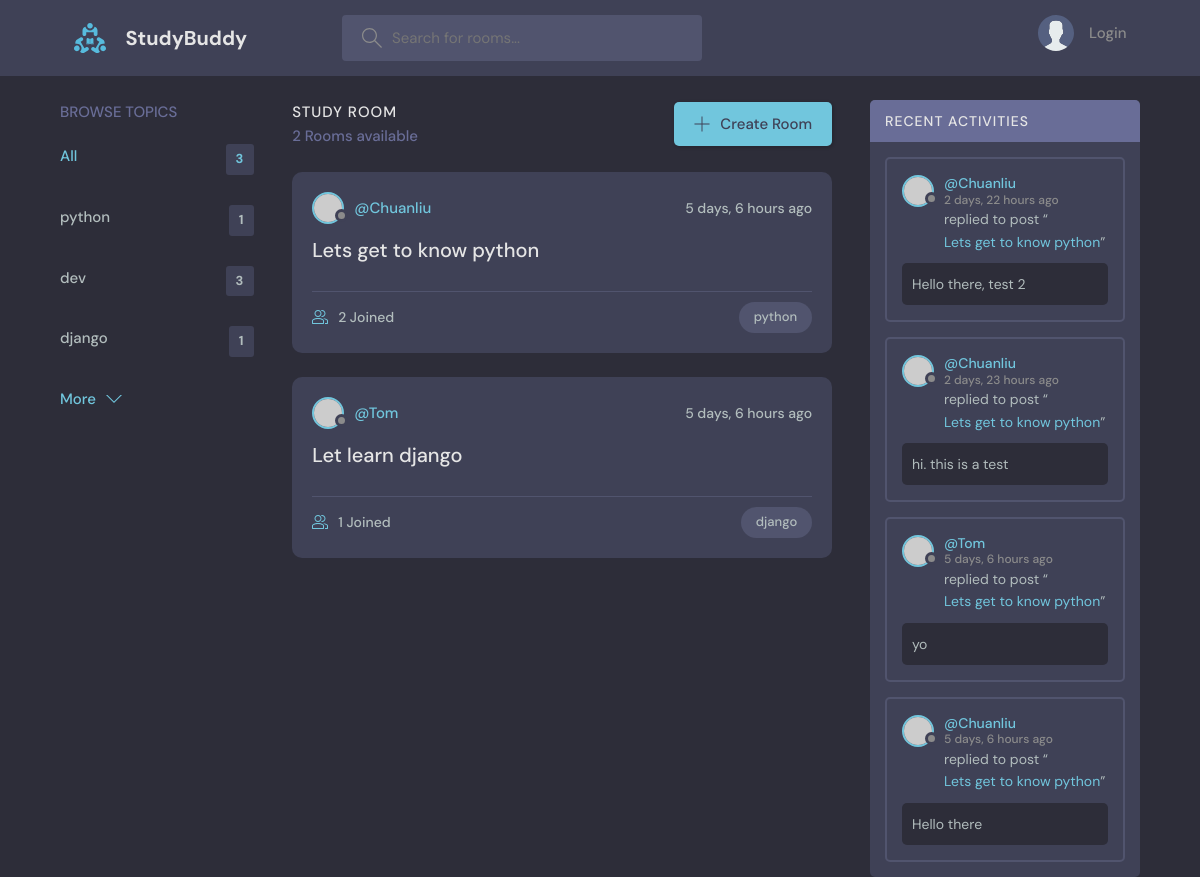
The page /?q=python on the database its author committed.
### base/models.py (models this page shows, shortened)
class Topic(models.Model):
    name = models.CharField(max_length = 200)

class Room(models.Model):
    host = models.ForeignKey(User, on_delete=models.SET_NULL, null=True)
    topic = models.ForeignKey(Topic, on_delete=models.SET_NULL, null=True)
    name = models.CharField(max_length=200)
    description = models.TextField(null=True, blank=True)
    participants = models.ManyToManyField(User, related_name='paticapants',blank=True)
    updated = models.DateTimeField(auto_now=True) #auto_now updtae everytime
    created = models.DateTimeField(auto_now_add=True) #auto_now_add only create timestamp first creat
    class Meta:
        ordering = ['-updated','-created']
    def __str__ (self):
        return self.name

class Message(models.Model):
    user = models.ForeignKey(User, on_delete=models.CASCADE)
    room = models.ForeignKey(Room, on_delete=models.CASCADE)
    body = models.TextField()
    updated = models.DateTimeField(auto_now=True) #auto_now updtae everytime
    created = models.DateTimeField(auto_now_add=True) #auto_now_add only create timestamp first creat
    class Meta:
         ordering = ['-updated', '-created']
    def __str__(self) -> str:
        return self.body

### base/views.py (the view)
# urls.py: path('', views.home, name="home"),
def home(request):
    if request.GET.get('q')!=None:
        q = request.GET.get('q')
    else: q = ''
    rooms = Room.objects.filter(
        Q(topic__name__icontains = q)|
        Q(name__icontains = q)|
        Q(description__icontains = q)
        )
    topics = Topic.objects.all()
    room_count = rooms.count()
    showMessages = Message.objects.filter(
        Q(room__topic__name__icontains = q)
    )
    context = {'rooms': rooms, 'topics':topics, 'room_count':room_count, 'showMessages':showMessages}
    return render(request, 'base/home.html', context)

### base/templates/base/home.html (shortened to what this page needs)
{% extends 'main.html' %}
    {% block content %}
    <main class="layout layout--3">
      <div class="container">
        {% include 'base/topic_component.html' %}
        <div class="roomList">
          <div class="roomList__header">
            <div>
              <h2>Study Room</h2>
              <p>{{room_count}} Rooms available</p>
            </div>
            <a class="btn btn--main" href="create-room.html">
              <svg version="1.1" xmlns="http://www.w3.org/2000/svg" width="32" height="32" viewBox="0 0 32 32">
                <title>add</title>
                <path
                  d="M16.943 0.943h-1.885v14.115h-14.115v1.885h14.115v14.115h1.885v-14.115h14.115v-1.885h-14.115v-14.115z"
                ></path>
              </svg>
              Create Room
            </a>
          </div>
          {% include 'base/feed_component.html' %}
        </div>
        {% include 'base/activity_component.html' %}
      </div>
    </main>
    {% endblock content %}

### base/templates/base/topic_component.html
<div class="topics">
    <div class="topics__header">
      <h2>Browse Topics</h2>
    </div>
    <ul class="topics__list">
      <li>
        <a href="{% url 'home' %}" class="active">All <span>{{topics.count}}</span></a>
      </li>
    {% for topic in topics %}
      <li>
        <a href="{% url 'home'%}?q={{topic.name}}">{{topic.name}} <span>{{topic.room_set.all.count}}</span></a>
      </li>
    {% endfor %}
    </ul>
    <a class="btn btn--link" href="topics.html">
      More
      <svg version="1.1" xmlns="http://www.w3.org/2000/svg" width="32" height="32" viewBox="0 0 32 32">
        <title>chevron-down</title>
        <path d="M16 21l-13-13h-3l16 16 16-16h-3l-13 13z"></path>
      </svg>
    </a>
  </div>

### base/templates/base/feed_component.html (shortened to what this page needs)
{% for room in rooms %}
<div class="roomListRoom">
    <div class="roomListRoom__header">
      <a href="{% url 'user-profile' room.host.id %}" class="roomListRoom__author">
        <div class="avatar avatar--small">
          <img src="https://randomuser.me/api/portraits/women/11.jpg" />
        </div>
        <span>@{{ room.host.username }}</span>
      </a>
      <div class="roomListRoom__actions">
        <span>{{ room.created|timesince}} ago</span>
      </div>
    </div>
    <div class="roomListRoom__content">
      <a href="{% url 'room' room.id %}">{{room.name}}</a>
    </div>
    <div class="roomListRoom__meta">
      <a href="{% url 'room' room.id %}" class="roomListRoom__joined">
        {{room.participants.all.count}} Joined
      </a>
      <p class="roomListRoom__topic">{{room.topic.name}}</p>
    </div>
  </div>
  {% endfor %}

### base/templates/base/activity_component.html (shortened to what this page needs)
<div class="activities">
    <div class="activities__header">
      <h2>Recent Activities</h2>
    </div>
    {% for message in showMessages %}
    <div class="activities__box">
      <div class="activities__boxHeader roomListRoom__header">
        <a href="{% url 'user-profile' message.user.id %}" class="roomListRoom__author">
          <div class="avatar avatar--small">
            <img src="https://randomuser.me/api/portraits/women/11.jpg" />
          </div>
          <p>
            @{{message.user}}
            <span>{{message.created|timesince}} ago</span>
          </p>
        </a>
      </div>
      <div class="activities__boxContent">
        <p>replied to post “<a href="{% url 'room' message.room.id %}">{{message.room}}</a>”</p>
        <div class="activities__boxRoomContent">
          {{message.body}}
        </div>
      </div>
    </div>
    {% endfor%}
  </div>

### rows shown on the page
Topic: name "python", room_set.all.count "1"
Topic: name "dev", room_set.all.count "3"
Topic: name "django", room_set.all.count "1"
Room: host.username "Chuanliu", created "5 days, 6 hours", name "Lets get to know python", participants.all.count "2", topic.name "python"
Room: host.username "Tom", created "5 days, 6 hours", name "Let learn django", participants.all.count "1", topic.name "django"
Message: user "Chuanliu", created "2 days, 22 hours", room "Lets get to know python", body "Hello there, test 2"
Message: user "Chuanliu", created "2 days, 23 hours", room "Lets get to know python", body "hi. this is a test"
Message: user "Tom", created "5 days, 6 hours", room "Lets get to know python", body "yo"
Message: user "Chuanliu", created "5 days, 6 hours", room "Lets get to know python", body "Hello there"

### other values the page prints
{{ topics.count }} "3"
{{ room_count }} "2"
